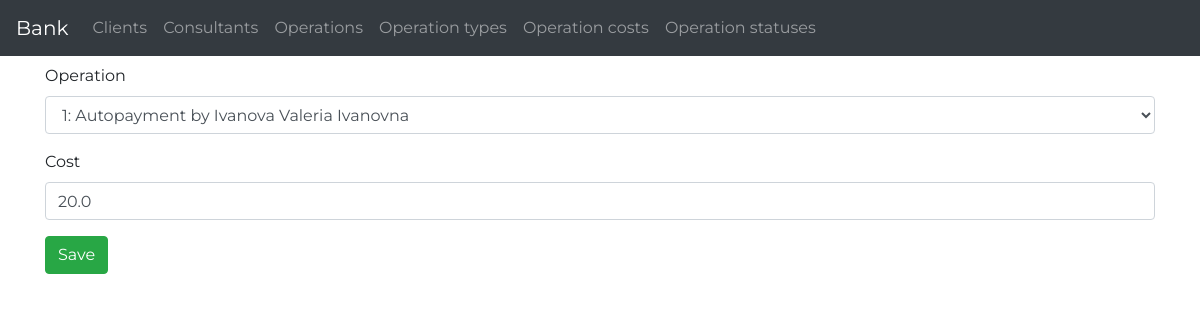
The page /bank/operation_costs/update/1/ on the database its author committed.
### basicapp/models.py (models this page shows, shortened)
class OperationCost(models.Model):
    operation = models.OneToOneField(Operation, related_name='cost', on_delete=models.CASCADE)
    cost = models.FloatField()

### basicapp/views.py (the view)
# urls.py: path('operation_costs/update/<int:pk>/', views.OperationCostUpdateView.as_view(), name='operation-cost-update'),
class OperationCostUpdateView(UpdateView):
    model = OperationCost
    fields = '__all__'

### basicapp/models.py (called while the page is built)
    def __str__(self):
        return f'{self.last_name} {self.first_name} {self.father_name}'

    def __str__(self):
        return f'{self.id}: {self.name} by {self.client}'

### basicapp/templates/basicapp/operationcost_form.html (shortened to what this page needs)
{% extends 'base.html' %}
{% load bootstrap4 %}
{% block content %}
  <form method="post">
    {% bootstrap_form form %}
    <input type="submit" class="btn btn-success" value="Save">
  </form>
{% endblock %}

### static/css/master.css (style rules this page uses)
body { font-family: 'Montserrat', sans-serif; }

### rows shown on the page
OperationCost: operation "1: Autopayment by Ivanova Valeria Ivanovna", cost "20.0"
